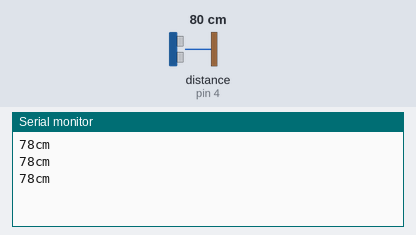
This sketch was run on a simulated Arduino Uno, built with avr-gcc and run on an emulated ATmega328P. Parts: the last lines printed to the serial monitor. Wiring (inferred from the names in the program): ultrasonic range finder: trigger pin 4; echo pin 4. Inputs (shaded band) come from the test bench; at power-on: distance to the obstacle (sensor on pin 4) 80 cm. The echo pulse lasts 58.3 µs per cm.

Above: at 1.3 s.
1.4 s: distance to the obstacle (sensor on pin 4) set to 2 cm
At 1.9 s:
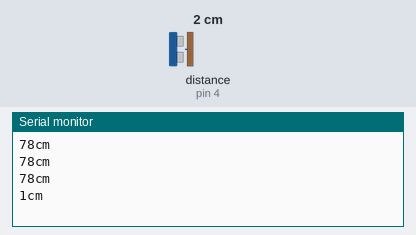
2.9 s: distance to the obstacle (sensor on pin 4) set to 4 cm
At 3.4 s:
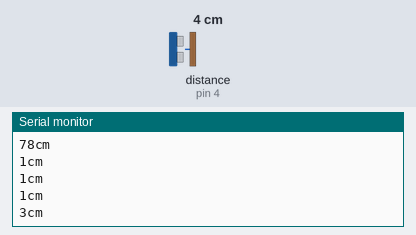
Timing chart, 0 to 5.9 s (numbered marks = the images above; inputs shaded):
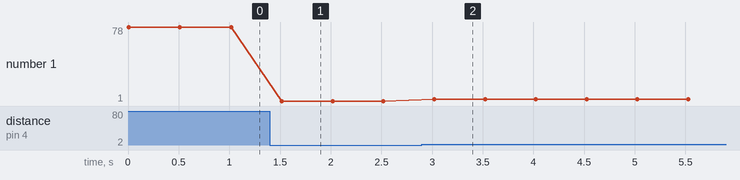

Measured:
- after the input at 1.4 s, the serial monitor: prints a new line after 0.12 s (image 1)
- after the input at 2.9 s, the serial monitor: prints a new line after 0.12 s (image 2)
- plotted number 1: 78 → 1 after the input at 1.4 s, 1 → 3 after the input at 2.9 s

The sketch:

3pin.ino
```cpp
int SIG = 4;    // SIGNAL

void setup() {
  Serial.begin(9600);
  pinMode(SIG, OUTPUT);
}

void loop() {
  long duration, distance;

  pinMode(SIG, OUTPUT);

  digitalWrite(SIG, LOW);
  delayMicroseconds(2);
  digitalWrite(SIG, HIGH);
  delayMicroseconds(5);
  digitalWrite(SIG, LOW);

  pinMode(SIG, INPUT);

  duration = pulseIn(SIG, HIGH);

  distance = duration * 340.0 * 100.0 / 1000000.0 / 2.0;

  Serial.print(distance);
  Serial.print("cm");
  Serial.println();
  delay(500);
}
```

3pin_ros.ino
```cpp

```

4pin.ino
```cpp

```
